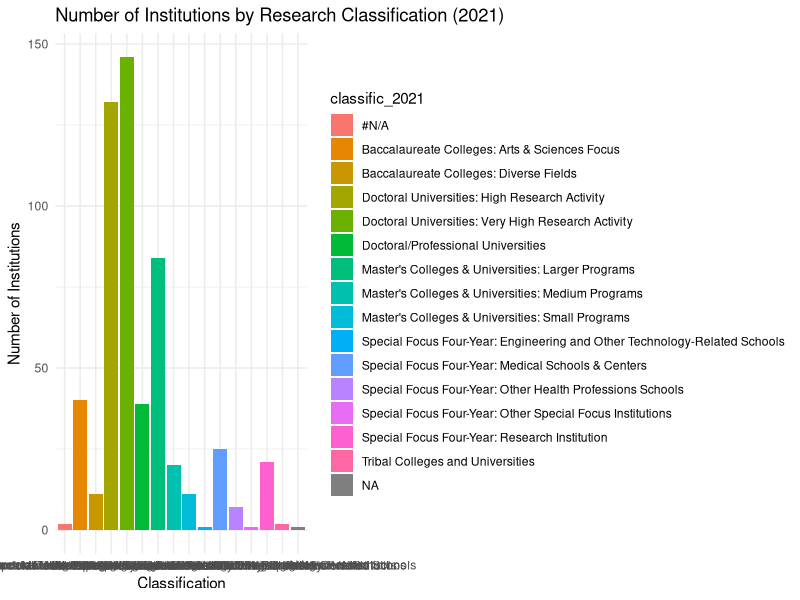
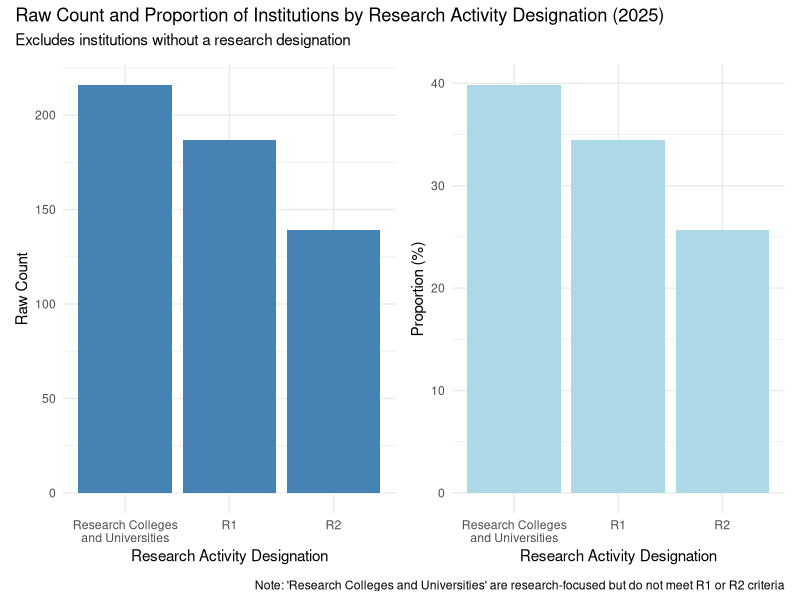
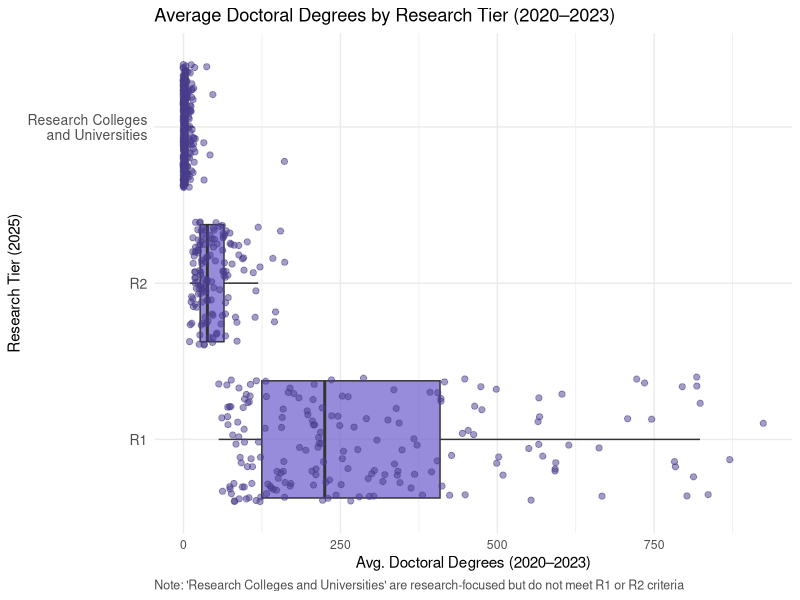

Write R code to recreate these figures, in order. (Note: this script raises an error after producing the figures.)
## ---- chunk 1
#install.packages("patchwork")
## ---- chunk 2
library(tidyverse)
library(readr)
library(tidyr)
library(dplyr)
library(lubridate)  # for Datetime formatting
library(stringr)  # for extracting URL
library(patchwork)  # for putting multiple graphs on one fig
## ---- chunk 3
classification_stats <- read_csv("carnegie_classification_stats - CLEAN.csv")

spending_doctorate_awards <- read_csv("carnegie_spending_doctorate_awards - CLEAN.csv")
## ---- chunk 4
#head(classification_stats)
colnames(classification_stats)
summary(classification_stats)

head(spending_doctorate_awards)
colnames(spending_doctorate_awards)
summary(spending_doctorate_awards)
## ---- chunk 5
classification_df <- data.frame(classification_stats)
class(classification_df)

spending_df <- data.frame(spending_doctorate_awards)
class(spending_df)
## ---- chunk 6
# Confirming column names on what to join by
colnames(classification_df)
colnames(spending_df)
## ---- chunk 7
# Perform full join on 'unitid'
combined_df <- full_join(classification_df, spending_df, by = "unitid")

# Confirm join and notice duplicate column names
colnames(combined_df)
## ---- chunk 8
# Duplicate School Names (there are 12)
combined_df %>%
  filter(name.x != name.y) %>%
  select(unitid, name.x, name.y)

# Duplicate City Names (there is 1, 'Des Moines' and 'West Des Moines')
combined_df %>%
  filter(city.x != city.y ) %>%
  select(unitid, city.x, city.y)

# Duplicate State Names (there are no duplicates)
combined_df %>%
  filter(state.x != state.y) %>%
  select(unitid, state.x, state.y)

# Create a new dataframe for mismatched rows
mismatched <- combined_df %>%
  filter(name.x != name.y | city.x != city.y | state.x != state.y) %>%
  select(unitid, name.x, name.y, city.x, city.y, state.x, state.y)

# View the mismatched rows
print(mismatched)

## ---- chunk 9
# Function to replace NULL with NA

replace_null_with_na <- function(x) {
  if (is.list(x)) {
    # Apply recursively if it's a list (to handle nested data frames)
    return(lapply(x, replace_null_with_na))
  } else if (is.null(x)) {
    return(NA)  # Replace NULL with NA
  } else {
    return(x)  # Otherwise, return the value unchanged
  }
}

# Use it to apply to a data frame
combined_df_na <- combined_df %>%
  mutate(across(everything(), replace_null_with_na))

# View the result
summary(combined_df_na)
## ---- chunk 10
# Display a table of the count of missing values (NAs) per column
missing_data <- combined_df_na %>% 
  summarise(across(everything(), ~ sum(is.na(.)))) %>%
  gather(key = "column_name", value = "NAs")

print(missing_data)
## ---- chunk 11
combined_df_na %>%
  count(classific_2021) %>%
  ggplot(aes(x = classific_2021, y = n, fill = classific_2021)) +
  geom_bar(stat = "identity") +
  labs(title = "Number of Institutions by Research Classification (2021)",
       x = "Classification", y = "Number of Institutions") +
  theme_minimal()
## ---- chunk 12
library(ggplot2)
library(dplyr)
library(patchwork)

# Prepare the data and drop NA
plot_data <- combined_df_na %>%
  filter(!is.na(research_tier_2025)) %>%
  mutate(
    research_tier_2025 = factor(
      research_tier_2025,
      levels = c("Research Colleges and Universities",
                 "Research 1: Very High Research Spending and Doctorate Production", 
                 "Research 2: High Research Spending and Doctorate Production")
    )
  ) %>%
  count(research_tier_2025) %>%
  mutate(percentage = n / sum(n) * 100)  # Calculate percentage for pie chart

# Raw count bar plot
raw_count_plot <- ggplot(plot_data, aes(x = research_tier_2025, y = n)) +
  geom_bar(stat = "identity", fill = "steelblue") +
  labs(
    x = "Research Activity Designation",
    y = "Raw Count"
  ) +
  theme_minimal() +
  scale_x_discrete(labels = c(
    "Research Colleges and Universities" = "Research Colleges\nand Universities", 
    "Research 1: Very High Research Spending and Doctorate Production" = "R1", 
    "Research 2: High Research Spending and Doctorate Production" = "R2"
  ))

# Proportional bar plot (percentage)
proportional_plot <- ggplot(plot_data, aes(x = research_tier_2025, y = percentage)) +
  geom_bar(stat = "identity", fill = "lightblue") +
  labs(
    x = "Research Activity Designation",
    y = "Proportion (%)"
  ) +
  theme_minimal() +
  scale_x_discrete(labels = c(
    "Research Colleges and Universities" = "Research Colleges\nand Universities", 
    "Research 1: Very High Research Spending and Doctorate Production" = "R1", 
    "Research 2: High Research Spending and Doctorate Production" = "R2"
  ))

# Combine the two plots and add a single title, subtitle, and caption for the whole figure
combined_plot <- raw_count_plot + proportional_plot + 
  plot_layout(guides = 'collect') +
  plot_annotation(
    title = "Raw Count and Proportion of Institutions by Research Activity Designation (2025)",
    subtitle = "Excludes institutions without a research designation",
    caption = "Note: 'Research Colleges and Universities' are research-focused but do not meet R1 or R2 criteria"
  )

# Print the combined plot
combined_plot

## ---- chunk 13
# Clean data and relabel tiers
clean_df <- combined_df_na %>%
  filter(!is.na(avg_num_doc_degrees_2020_2023), !is.na(research_tier_2025)) %>%
  mutate(
    research_tier_2025 = recode(
      research_tier_2025,
      "Research 1: Very High Research Spending and Doctorate Production" = "R1",
      "Research 2: High Research Spending and Doctorate Production" = "R2",
      "Research Colleges and Universities" = "Research Colleges\nand Universities"
    )
  )

# Plot with horizontal box and whiskers
ggplot(clean_df, aes(x = avg_num_doc_degrees_2020_2023, y = research_tier_2025)) +
  geom_boxplot(fill = "slateblue", alpha = 0.7, outlier.shape = NA) +
  geom_jitter(color = "darkslateblue", alpha = 0.5, size = 1.8) +
  labs(
    title = "Average Doctoral Degrees by Research Tier (2020–2023)",
    x = "Avg. Doctoral Degrees (2020–2023)",
    y = "Research Tier (2025)",
    caption = "Note: 'Research Colleges and Universities' are research-focused but do not meet R1 or R2 criteria"
  ) +
  theme_minimal() +
  theme(
    plot.caption = element_text(hjust = 0, size = 9, color = "gray30"),
    axis.text.y = element_text(size = 10)
  )
## ---- chunk 14

df1$herd_fy22 <- as.numeric(gsub("[$,]", "", df1$herd_fy22))

ggplot(df1, aes(x = herd_fy22)) +
  geom_histogram(bins = 20) +
  labs(title = "Histogram of HERD Spending in FY22",
       x = "HERD Spending (in Billions)",
       y = "Number of Institutions") +
  theme_minimal() 
## ---- chunk 15
# Calculate the counts without proportions
clean_df_long <- clean_df_long %>%
  group_by(academic_year) %>%
  mutate(total_degrees = sum(num_doc_degrees)) %>%
  ungroup()

# Stacked bar graph of Doctoral Degrees by Research Tier and Academic Year with regular counts
ggplot(clean_df_long, aes(x = academic_year, y = num_doc_degrees, fill = research_tier_2025)) +
  geom_bar(stat = "identity", position = "stack") +  # Stack the bars
  labs(
    title = "Doctoral Degrees Conferred by Research Tier and Academic Year (2020–2023)",
    x = "Academic Year",
    y = "Count of Doctoral Degrees",
    fill = "Research Tier",
    caption = "Note: 'Research Colleges and Universities' are research-focused but do not meet R1 or R2 criteria"
  ) +
  theme_minimal() +
  theme(
    plot.caption = element_text(hjust = 0, size = 9, color = "gray30"),
    axis.text.x = element_text(size = 10)  # No angle on x-axis labels
  ) +
  scale_x_discrete(
    labels = c("num_doc_degrees_2020_2021" = "2020-2021",
               "num_doc_degrees_2021_2022" = "2021-2022",
               "num_doc_degrees_2022_2023" = "2022-2023")
  ) +
  scale_y_continuous(
    limits = c(0, 80000),
    expand = c(0, 0)
  )
## ---- chunk 16
# Calculate average admissions rate by research tier

clean_df_long <- combined_df %>%
  group_by(academic_year) %>%
  mutate(total_degrees = sum(num_doc_degrees)) %>%
  ungroup()

avg_admissions <- clean_df_long %>%
  group_by(research_tier_2025) %>%
  summarize(mean_admissions_rate = mean(admissions_rate, na.rm = TRUE))

# Plot the average admissions rate by research tier
ggplot(avg_admissions, aes(x = reorder(research_tier_2025, -mean_admissions_rate), 
                           y = mean_admissions_rate, 
                           fill = research_tier_2025)) +
  geom_col(width = 0.6) +
  labs(
    title = "Average Undergraduate Admissions Rate by Research Tier",
    x = "Research Tier",
    y = "Average Admissions Rate (%)",
    fill = "Research Tier"
  ) +
  scale_y_continuous(labels = scales::percent_format(accuracy = 1)) +
  theme_minimal() +
  theme(
    legend.position = "none",
    axis.text.x = element_text(size = 10)
  )

# Define custom colors for each research tier
tier_colors <- c(
  "Research 1 (R1)" = "#1f77b4",   # blue
  "Research 2 (R2)" = "#ff7f0e",   # orange
  "Research Colleges and Universities" = "#2ca02c"  # green
)

# Boxplot of total enrollment by research tier with color
ggplot(clean_df_long, aes(x = research_tier_2025, y = total_enrollment, fill = research_tier_2025)) +
  geom_boxplot(alpha = 0.8, outlier.color = "gray50", outlier.shape = 16) +
  scale_fill_manual(values = tier_colors) +
  labs(
    title = "Distribution of Total Enrollment by Research Tier",
    x = "Research Tier",
    y = "Total Enrollment",
    fill = "Research Tier"
  ) +
  theme_minimal() +
  theme(
    axis.text.x = element_text(size = 10),
    legend.position = "none"  # Hide legend if x-axis labels are descriptive
  ) +
  scale_y_continuous(labels = scales::comma)

## ---- chunk 17
# install.packages("scales")
library(ggplot2)
library(dplyr)
library(scales)

# Clean the spending column (remove $ and commas and convert to numeric)
clean_df_long <- combined_df %>%
  mutate(
    herd_avg_fy21_to_fy23 = as.numeric(gsub("[$,]", "", herd_avg_fy21_to_fy23))
  )

# Optional: Rename tiers for cleaner display (if needed)
clean_df_long <- clean_df_long %>%
  mutate(research_tier_2025 = case_when(
    grepl("Research 1", research_tier_2025) ~ "Research 1 (R1)",
    grepl("Research 2", research_tier_2025) ~ "Research 2 (R2)",
    TRUE ~ "Research Colleges and Universities"
  ))

# Scatter plot of research spending vs doctoral degrees
ggplot(clean_df_long, aes(
  x = herd_avg_fy21_to_fy23,
  y = avg_num_doc_degrees_2020_2023,
  color = research_tier_2025
)) +
  geom_point(alpha = 0.8, size = 3) +
  scale_color_brewer(palette = "Set2") +
  scale_x_continuous(labels = dollar_format()) +
  labs(
    title = "Avg. Research Spending vs. Doctoral Degrees (2020–2023)",
    x = "Avg. Research Spending (FY21–FY23)",
    y = "Avg. Number of Doctoral Degrees",
    color = "Research Tier"
  ) +
  theme_minimal() +
  theme(
    plot.title = element_text(size = 14, face = "bold"),
    axis.text.x = element_text(angle = 45, hjust = 1)
  )
